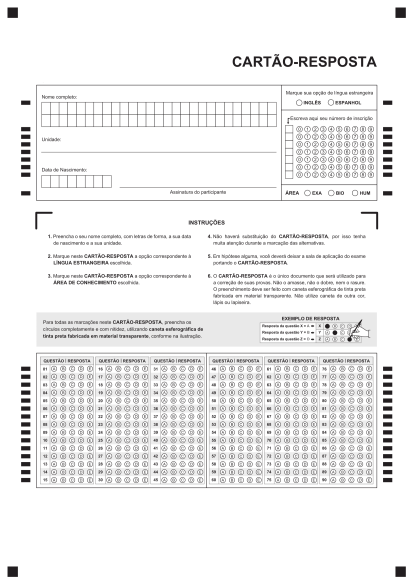
#> input picture template/template50 - Copia.png, 827 x 1169 px (shown at 1/2 size)
$ python -i findGabarito.py   (imports and definitions only)
#> lines starting #> are read from the running program, lines starting #| are printed output that depends on the picture; after the words box and inside, x2 and y2 are one past the last pixel; in counts of white or black regions, pixels touching at a corner belong together
#> further down, picture is the input picture: shape (1169, 827, 3); mean B, G, R 239.2, 239.1, 239.4
# Referências :
#     Amey Umarekar https://github.com/AmeyCaps/Document_Scanner/blob/master/scan_doc.py
#     Adrian Rosenbrook https://www.pyimagesearch.com/2014/09/01/build-kick-ass-mobile-document-scanner-just-5-minutes/
#	  https://www.pyimagesearch.com/2014/08/25/4-point-opencv-getperspective-transform-example/

from __future__ import print_function
import cv2
import numpy as np

# [7 lines of commented-out code are left out]

def findGabarito(img):
	#é que print(img)
	#imagemInicial = cv2.imread(img)
	imagemInicial =  img
	# [11 lines of commented-out code are left out]
	cinza = cv2.cvtColor(imagemInicial, cv2.COLOR_BGR2GRAY)

	#passando no primeiro filtro de Gauss
	filtroGauss = cv2.GaussianBlur(cinza, (5,5),0)

	#buscando os contornos externos da imagem com o operador Canny
	contornosExternos = cv2.Canny(filtroGauss, 0 ,50)
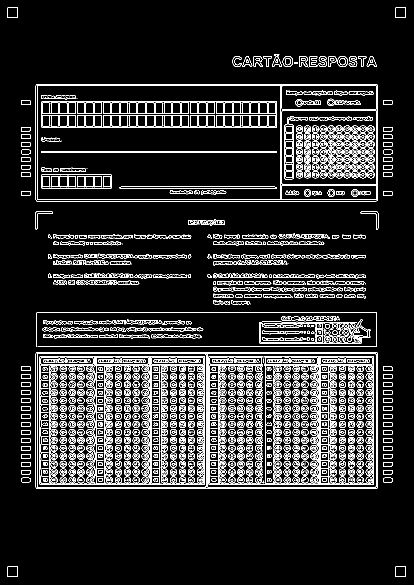
#> contornosExternos: shape (1169, 827) (shown at 1/2 size); 10.1% white in thin lines or dots

	#buscando os contornos da imagem
	#cv2.RETR_LIST : Recupera todos os contornos, mas não cria relacionamento entre os dados
	#CHAIN_APPROX_SIMPLE : Recupera todos os pontos do contorno, não somente os limites superiores da imagem.

	contornos, _ = cv2.findContours(contornosExternos, cv2.RETR_EXTERNAL, cv2.CHAIN_APPROX_SIMPLE)
#> contornos = 445 contours, 235 with area under 20; largest, box (x1, y1, x2, y2) and area: (71, 704, 756, 977) 186030, (71, 168, 756, 403) 160036, (518, 638, 741, 688) 920, (585, 467, 659, 478) 439, (790, 1132, 812, 1154) 430

	#classificando a área dos contornos identificados
	contornos = sorted(contornos, key=cv2.contourArea, reverse= True)

	#Desenhando os contornos da imagem

	#cv2.arcLength : Cria os contornos da imagem de interesse

	#cv2.approxPolyDP : Mostra a curva criada para os contornos da imagem.

	for i in contornos:
		elipse =  cv2.arcLength(i, True)
		aproximacao = cv2.approxPolyDP(i,0.08*elipse, True)

		if len(aproximacao) == 4 :
			documentoMatriz = aproximacao
			break
#> this loop made 1 pass
#> (elipse, documentoMatriz) on pass 1: (1909.3, [[71, 707], [72, 976], [754, 976], [752, 704]])

	#Desenhando os contornos da imagem, em que as bordas mostradas na cor verde
	#cv2.drawContours(imagemInicial, [documentoMatriz], -1,(0,255,0),2)

	#Redimensionando a matriz para evitar erros à frente.  A Matriz terá a dimensão 4x2
	documentoMatriz =documentoMatriz.reshape((4,2))


	#Criando uma nova matriz 4x2 para manipular a frente os dados da imagem
	novoDocumentoMatriz = np.zeros((4,2), dtype="float32")

	#Fazendo a soma dos valores do eixo da linha, criando um vetor com os valores obtidos.
	soma = documentoMatriz.sum(axis = 1 )
#> soma = [778, 1048, 1730, 1456]

	#Adicionando valores a matriz criada
	novoDocumentoMatriz[0] = documentoMatriz[np.argmin(soma)]
	novoDocumentoMatriz[2] = documentoMatriz[np.argmax(soma)]

	#Fazendo a diferença dos eixos
	diferenca =  np.diff(documentoMatriz, axis = 1)
#> diferenca = [636, 904, 222, -48]

	novoDocumentoMatriz[1] = documentoMatriz[np.argmin(diferenca)]
	novoDocumentoMatriz[3] = documentoMatriz[np.argmax(diferenca)]

	(tl,tr,br,bl) = novoDocumentoMatriz

	#Encontrando a distância entre os pontos e obtenha o valor máximo
	#normalizando os dados obtidos
	distancia1 = np.linalg.norm(br-bl)
	distancia2 = np.linalg.norm(tr-tl)

	#Encontrando o valor máximo das distâncias
	tamanhoMaximo = max(int(distancia1), int(distancia2))

	#Encontrando a distância entre os pontos e obtenha o valor máximo
	#normalizando os dados obtidos
	distancia3 = np.linalg.norm(tr-br)
	distancia4 = np.linalg.norm(tl-bl)

	#Encontrando a altura máxima das distâncias
	alturaMaxima = max(int(distancia3), int(distancia4))

	#criando uma matriz com os valores máximos obtidos
	dst = np.array([[0,0],[tamanhoMaximo-1, 0],[tamanhoMaximo-1, alturaMaxima-1], [0, alturaMaxima-1]], dtype=	"float32")

	N = cv2.getPerspectiveTransform(novoDocumentoMatriz, dst)
	# Criando a deformação da perspectiva
	deformacao = cv2.warpPerspective(imagemInicial, N, (tamanhoMaximo, alturaMaxima))
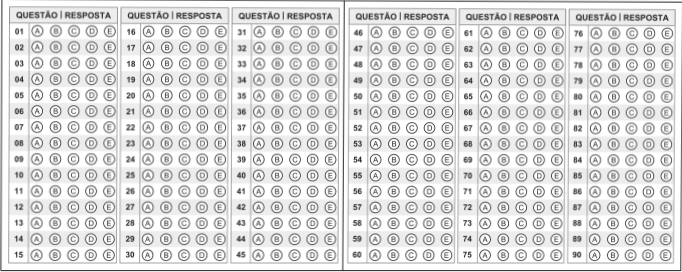
#> deformacao: shape (272, 682, 3); mean B, G, R 220.1, 219.9, 220.4
	#Criando uma nova imagem com o processamento obtido
	#imagemSaida = cv2.cvtColor(deformacao, cv2.COLOR_BGR2GRAY)
	imagemSaida =  np.array(deformacao)
	# [21 lines of commented-out code are left out]

	return imagemSaida

# [9 lines of commented-out code are left out]

>>> import cv2
>>> picture = cv2.imread('template/template50 - Copia.png')
>>> result = findGabarito(picture)
